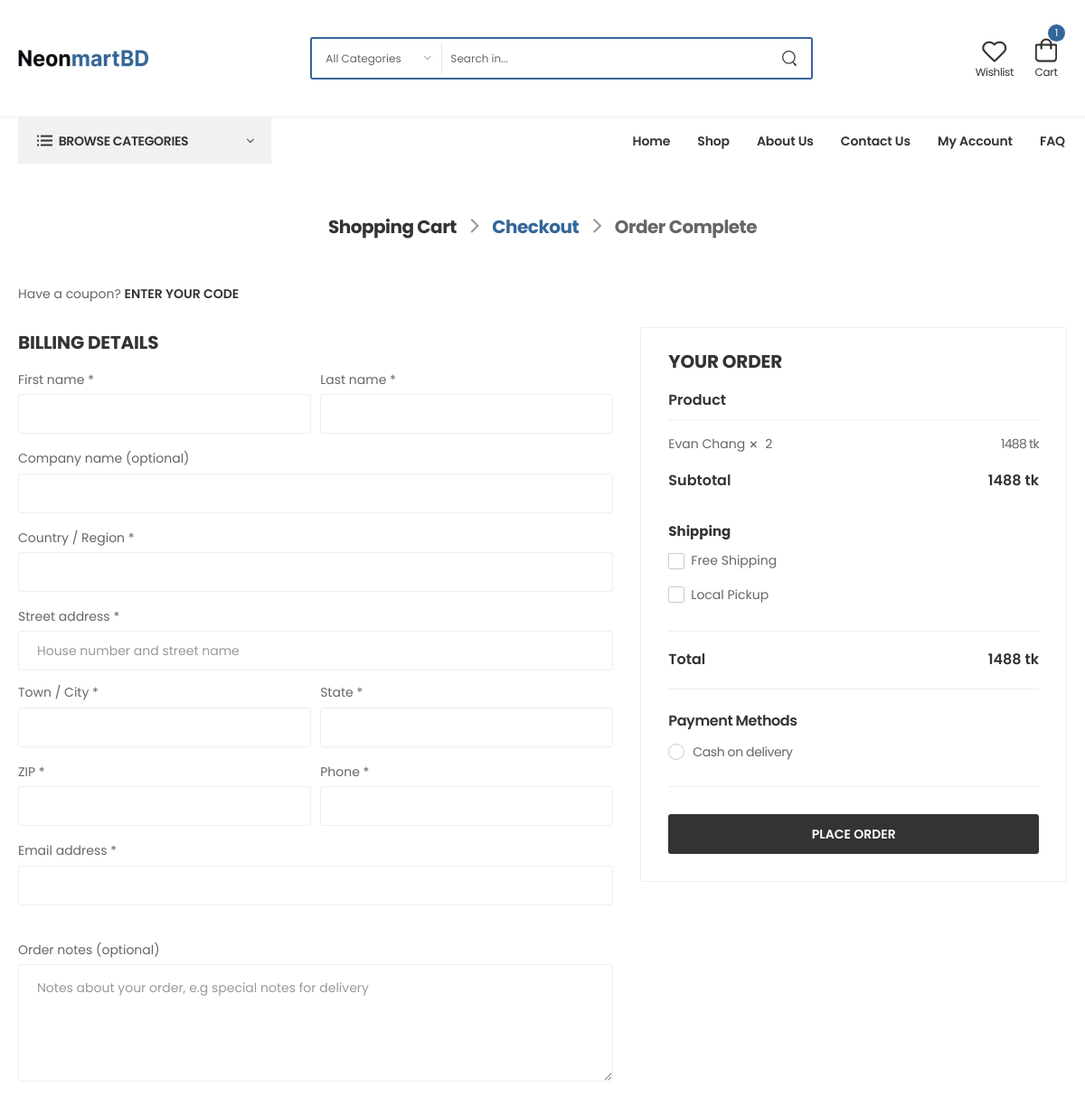
Page /checkout (signed in) on the committed database.
### core/models.py (models this page shows, shortened)
class Cart(models.Model):
    user = models.ForeignKey(User, on_delete=models.CASCADE)
    product = models.ForeignKey(Products,  on_delete=models.CASCADE)
    quantity = models.PositiveIntegerField(default=1)
    def line_total(self):
        return self.quantity * self.product.price

class Products(models.Model):
    name = models.CharField(max_length=500)
    category = models.ForeignKey(Category, on_delete=models.CASCADE)
    sku = models.CharField(max_length=200)
    price = models.PositiveIntegerField()
    review = models.PositiveIntegerField(null=True,blank=True,default=0)
    sort_description = RichTextField()
    slug = AutoSlugField(populate_from="name", null=True, unique=True)
    description = RichTextField()
    image = models.ImageField(upload_to="Product Image")

### core/views.py (the view, shortened to what this page needs)
# urls.py: path('checkout',checkout,name="checkout"),
def checkout(request):
    if request.user.is_authenticated:
        cart = Cart.objects.filter(user=request.user)
        subtotal = get_subTotal(cart)
        return render(request,"core/checkout.html",locals())
    else:
        return redirect("login")

### core/views.py (called while the page is built)
def get_subTotal(carts):
    cartTotals = []
    for cart in carts:
        subtotal  = cart.product.price*cart.quantity
        cartTotals.append(subtotal)
    return sum(cartTotals)

### core/templates/core/checkout.html (shortened to what this page needs)
{% extends "base/base.html" %}
{% load static %}
{% block body %}
<link rel="stylesheet" type="text/css" href="{% static 'assets/css/style.min.css' %}" />
<main class="main checkout">
    <nav class="breadcrumb-nav">
        <div class="container">
            <ul class="breadcrumb shop-breadcrumb bb-no">
                <li class="passed"><a href="{% url 'cart' %}">Shopping Cart</a></li>
                <li class="active"><a href="">Checkout</a></li>
                <li><a href="">Order Complete</a></li>
            </ul>
        </div>
    </nav>
    <div class="page-content">
        <div class="container">
            <div class="coupon-toggle">
                Have a coupon?
                <a href="#" class="show-coupon font-weight-bold text-uppercase text-dark">Enter your code</a>
            </div>
            <form class="form checkout-form" action="#" method="post">
                <div class="row mb-9">
                    <div class="col-lg-7 pr-lg-4 mb-4">
                        <h3 class="title billing-title text-uppercase ls-10 pt-1 pb-3 mb-0">
                            Billing Details
                        </h3>
                        <div class="row gutter-sm">
                            <div class="col-xs-6">
                                <div class="form-group">
                                    <label>First name *</label>
                                    <input type="text" class="form-control form-control-md" name="firstname" required />
                                </div>
                            </div>
                            <div class="col-xs-6">
                                <div class="form-group">
                                    <label>Last name *</label>
                                    <input type="text" class="form-control form-control-md" name="lastname" required />
                                </div>
                            </div>
                        </div>
                        <div class="form-group">
                            <label>Company name (optional)</label>
                            <input type="text" class="form-control form-control-md" name="company-name" />
                        </div>
                        <div class="form-group">
                            <label>Country / Region *</label>
                            <input type="text" class="form-control form-control-md" name="country-name" />
                        </div>
                        <div class="form-group">
                            <label>Street address *</label>
                            <input type="text" placeholder="House number and street name"
                                class="form-control form-control-md mb-2" name="street" required />
                        </div>
                        <div class="row gutter-sm">
                            <div class="col-md-6">
                                <div class="form-group">
                                    <label>Town / City *</label>
                                    <input type="text" class="form-control form-control-md" name="town" required />
                                </div>
                                <div class="form-group">
                                    <label>ZIP *</label>
                                    <input type="text" class="form-control form-control-md" name="zip" required />
                                </div>
                            </div>
                            <div class="col-md-6">
                                <div class="form-group">
                                    <label>State *</label>
                                    <input type="text" class="form-control form-control-md" name="state" />
                                </div>
                                <div class="form-group">
                                    <label>Phone *</label>
                                    <input type="text" class="form-control form-control-md" name="phone" required />
                                </div>
                            </div>
                        </div>
                        <div class="form-group mb-7">
                            <label>Email address *</label>
                            <input type="email" class="form-control form-control-md" name="email" required />
                        </div>
                        <div class="form-group mt-3">
                            <label for="order-notes">Order notes (optional)</label>
                            <textarea class="form-control mb-0" id="order-notes" name="order-notes" cols="30" rows="4"
                                placeholder="Notes about your order, e.g special notes for delivery"></textarea>
                        </div>
                    </div>
                    <div class="col-lg-5 mb-4 sticky-sidebar-wrapper">
                        <div class="order-summary-wrapper sticky-sidebar">
                            <h3 class="title text-uppercase ls-10">Your Order</h3>
                            <div class="order-summary">
                                <table class="order-table">
                                    <thead>
                                        <tr>
                                            <th colspan="2">
                                                <b>Product</b>
                                            </th>
                                        </tr>
                                    </thead>
                                    <tbody>
                                        {% for cart in cart %}
                                        <tr class="bb-no">
                                            <td class="product-name">
                                                {{cart.product.name}}<i class="fas fa-times"></i>
                                                <span class="product-quantity">{{cart.quantity}}</span>
                                            </td>
                                            <td class="product-total">{{cart.line_total}} tk</td>
                                        </tr>
                                        {% endfor %}
                                        <tr class="cart-subtotal bb-no">
                                            <td>
                                                <b>Subtotal</b>
                                            </td>
                                            <td>
                                                <b>{{subtotal}} tk</b>
                                            </td>
                                        </tr>
                                    </tbody>
                                    <tfoot>
                                        <tr class="shipping-methods">
                                            <td colspan="2" class="text-left">
                                                <h4 class="title title-simple bb-no mb-1 pb-0 pt-3">
                                                    Shipping
                                                </h4>
                                                <ul id="shipping-method" class="mb-4">
                                                    <li>
                                                        <div class="custom-radio">
                                                            <label for="free-shipping"
                                                                class="custom-control-label color-dark">Free
                                                                Shipping</label>
                                                        </div>
                                                    </li>
                                                    <li>
                                                        <div class="custom-radio">
                                                            <label for="local-pickup"
                                                                class="custom-control-label color-dark">Local
                                                                Pickup</label>
                                                        </div>
                                                    </li>
                                                </ul>
                                            </td>
                                        </tr>
                                        <tr class="order-total">
                                            <th>
                                                <b>Total</b>
                                            </th>
                                            <td>
                                                <b>{{subtotal}} tk</b>
                                            </td>
                                        </tr>
                                    </tfoot>
                                </table>
                                <div class="payment-methods" id="payment_method">
                                    <h4 class="title font-weight-bold ls-25 pb-0 mb-1">
                                        Payment Methods
                                    </h4>
                                    <div class="accordion payment-accordion">
                                        <div class="card">
                                            <div class="card-header">
                                                <a href="#delivery" class="expand">Cash on delivery</a>
                                            </div>
                                        </div>
                                    </div>
                                </div>
                                <div class="form-group place-order pt-6">
                                    <button type="submit" class="btn btn-dark btn-block btn-rounded">
                                        Place Order
                                    </button>
                                </div>
                            </div>
                        </div>
                    </div>
                </div>
            </form>
        </div>
    </div>
</main>
{% endblock body %}

### rows in the picture
Cart: product.name "Evan Chang", quantity "2", line_total "1488"

### other values in the picture
{{ cart|length }} "1"
{{ subtotal }} "1488"
